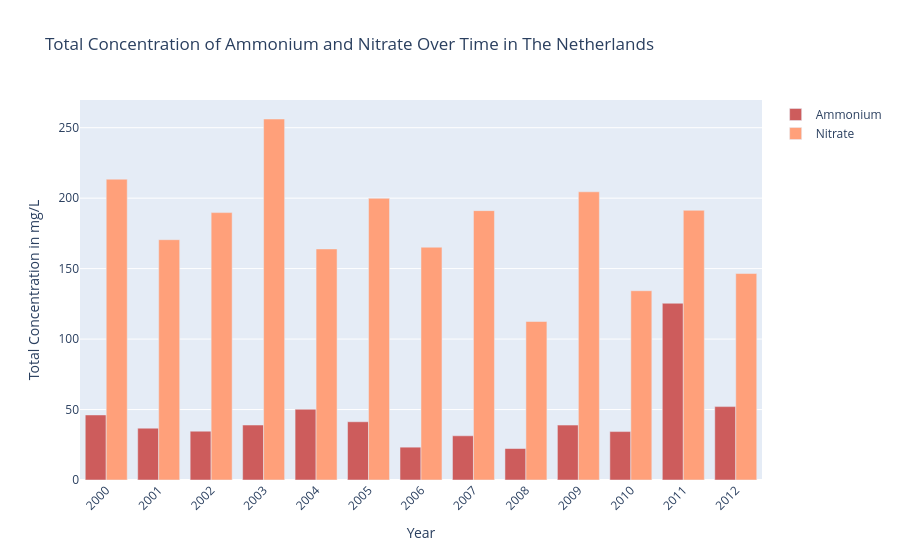

Notebook code cell kept with this figure:
### Code cell
# https://plotly.com/python/bar-charts/

import plotly.graph_objects as go

# filtering data for The Netherlands
nl_water = water_clean[water_clean['Country'] == 'Netherlands']

grouped = nl_water.groupby(['phenomenonTimeReferenceYear', 'observedPropertyDeterminandLabel'])['resultMeanValue'].sum().reset_index()
pivoted = grouped.pivot(index='phenomenonTimeReferenceYear', columns='observedPropertyDeterminandLabel', values='resultMeanValue').fillna(0)

# sort years
pivoted = pivoted.sort_index()

# data for plotting
years = pivoted.index.astype(str)  # convert to string for plotly x-axis
ammonium = pivoted['Ammonium'] if 'Ammonium' in pivoted else [0]*len(years)
nitrate = pivoted['Nitrate'] if 'Nitrate' in pivoted else [0]*len(years)

# making plot
fig = go.Figure()
fig.add_trace(go.Bar(
    x=years,
    y=ammonium,
    name='Ammonium',
    marker_color='indianred'
))
fig.add_trace(go.Bar(
    x=years,
    y=nitrate,
    name='Nitrate',
    marker_color='lightsalmon'
))

fig.update_layout(
    title='Total Concentration of Ammonium and Nitrate Over Time in The Netherlands',
    xaxis_title='Year',
    yaxis_title='Total Concentration in mg/L',
    barmode='group',
    xaxis_tickangle=-45
)
fig.show()

### Figure 1 — Plotly figure (JSON) as saved in the notebook; plotly's stock layout.template omitted (floating-point values rounded to 4 significant figures)
{"data": [{"marker": {"color": "indianred"}, "name": "Ammonium", "type": "bar", "x": ["2000", "2001", "2002", "2003", "2004", "2005", "2006", "2007", "2008", "2009", "2010", "2011", "2012"], "y": [46.15, 36.78, 34.66, 39, 50.22, 41.33, 23.3, 31.36, 22.33, 38.96, 34.35, 125.4, 52.07]}, {"marker": {"color": "lightsalmon"}, "name": "Nitrate", "type": "bar", "x": ["2000", "2001", "2002", "2003", "2004", "2005", "2006", "2007", "2008", "2009", "2010", "2011", "2012"], "y": [213.5, 170.5, 189.8, 256.2, 164.0, 199.9, 165.2, 191.2, 112.5, 204.5, 134.3, 191.4, 146.5]}], "layout": {"autosize": true, "barmode": "group", "title": {"text": "Total Concentration of Ammonium and Nitrate Over Time in The Netherlands"}, "xaxis": {"autorange": true, "range": [-0.5, 12.5], "tickangle": -45, "title": {"text": "Year"}, "type": "category"}, "yaxis": {"autorange": true, "range": [0, 269.7], "title": {"text": "Total Concentration in mg/L"}, "type": "linear"}}}
